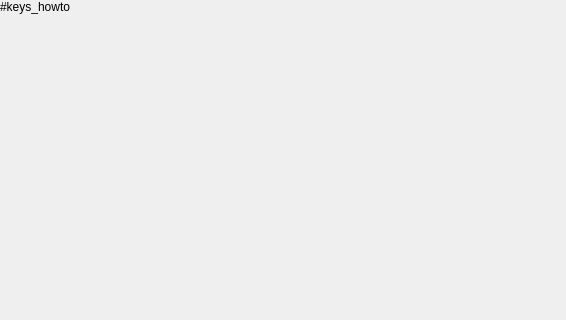
<?xml version="1.0" encoding="UTF-8"?>
<ui version="4.0">
 <class>KeysServiceWindow</class>
 <widget class="QFrame" name="KeysServiceWindow">
  <property name="geometry">
   <rect>
    <x>0</x>
    <y>0</y>
    <width>566</width>
    <height>320</height>
   </rect>
  </property>
  <property name="styleSheet">
   <string notr="true"/>
  </property>
  <layout class="QVBoxLayout" name="verticalLayout">
   <property name="margin">
    <number>0</number>
   </property>
   <item>
    <widget class="QLabel" name="lbKeysHowto">
     <property name="sizePolicy">
      <sizepolicy hsizetype="Expanding" vsizetype="Maximum">
       <horstretch>0</horstretch>
       <verstretch>0</verstretch>
      </sizepolicy>
     </property>
     <property name="minimumSize">
      <size>
       <width>0</width>
       <height>0</height>
      </size>
     </property>
     <property name="font">
      <font/>
     </property>
     <property name="text">
      <string>#keys_howto</string>
     </property>
     <property name="alignment">
      <set>Qt::AlignLeading|Qt::AlignLeft|Qt::AlignTop</set>
     </property>
     <property name="wordWrap">
      <bool>true</bool>
     </property>
    </widget>
   </item>
   <item>
    <widget class="QWidget" name="wContainer" native="true"/>
   </item>
  </layout>
 </widget>
 <resources>
  <include location="../Resources/Resources.qrc"/>
 </resources>
 <connections/>
</ui>
